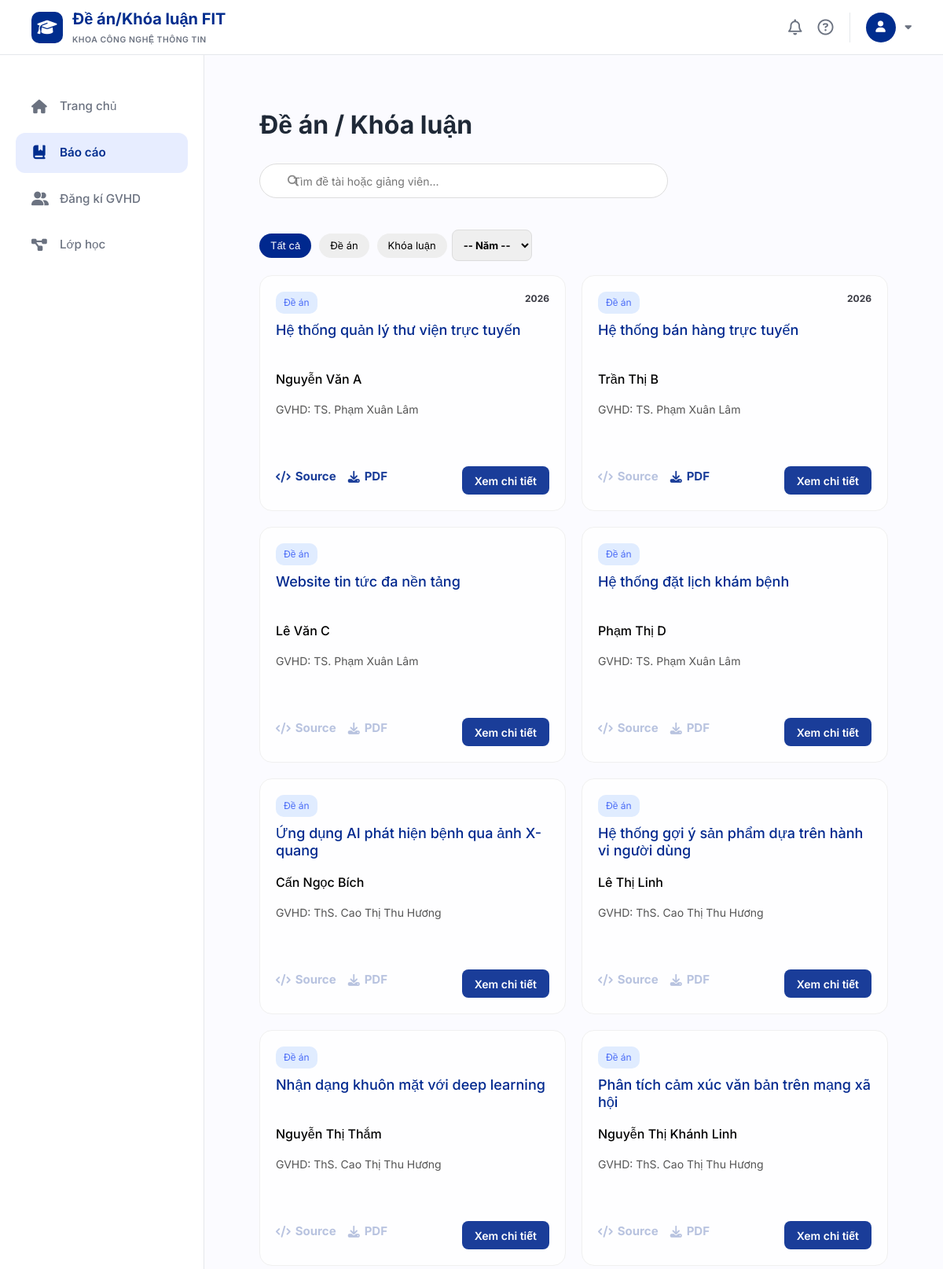
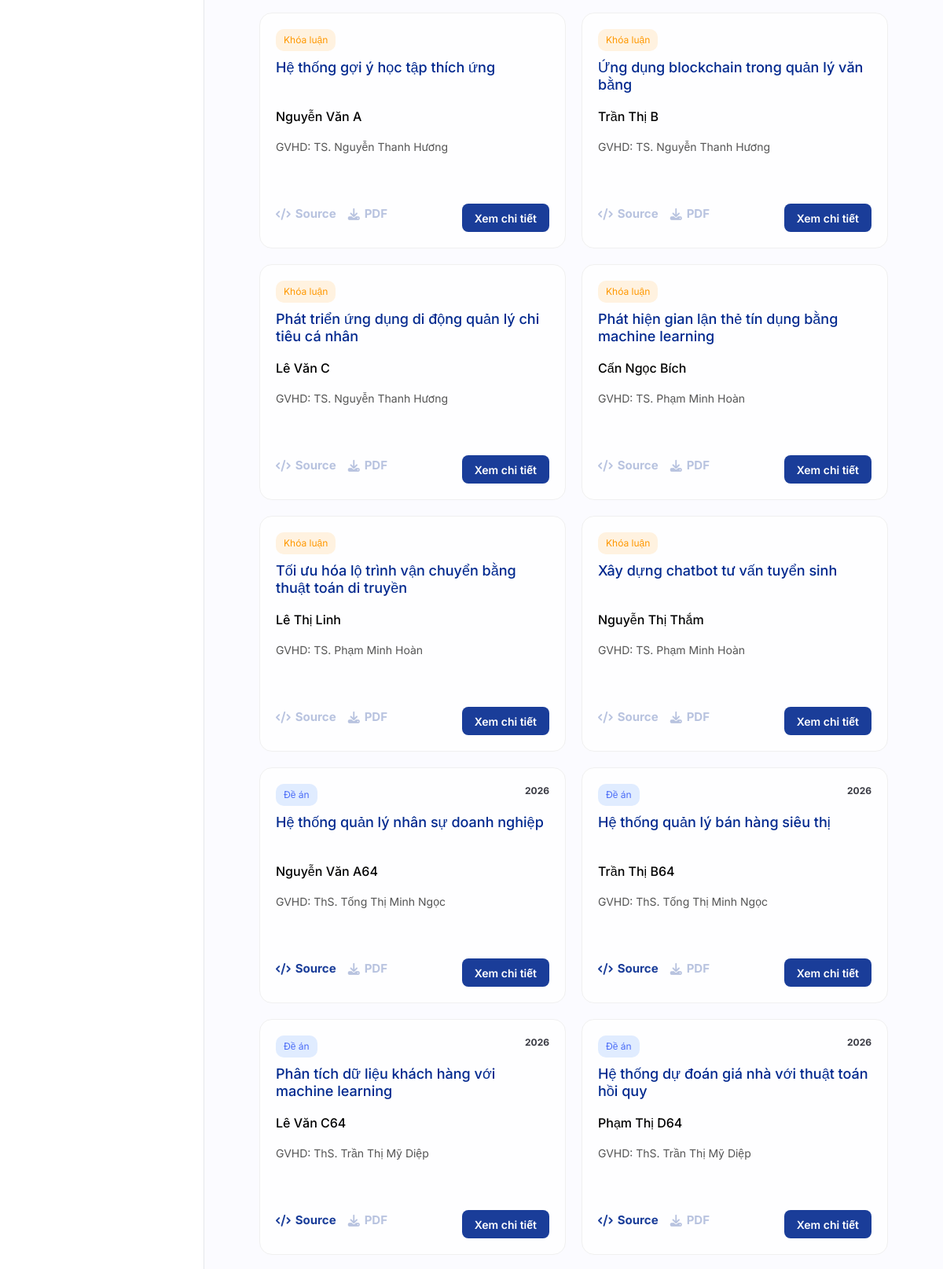
The app's page /theses-projects (upper part) with its own data (2 pictures, top to bottom).
### tables this page shows
CREATE TABLE published_reports (
    id INTEGER PRIMARY KEY AUTOINCREMENT,
    student_id INTEGER NOT NULL,
    class_id INTEGER NOT NULL,
    topic_id INTEGER NOT NULL,
    file_url VARCHAR(500),
    source_code_url VARCHAR(500),
    published_at DATETIME DEFAULT CURRENT_TIMESTAMP,
    FOREIGN KEY (student_id) REFERENCES students(id),
    FOREIGN KEY (class_id) REFERENCES classes(id),
    FOREIGN KEY (topic_id) REFERENCES topics(id)
);

CREATE TABLE course_types (
    id INTEGER PRIMARY KEY AUTOINCREMENT,
    type_name VARCHAR(50) NOT NULL UNIQUE
);

CREATE TABLE topics (
    id INTEGER PRIMARY KEY AUTOINCREMENT,
    student_id INTEGER NOT NULL,
    class_id INTEGER NOT NULL,
    title VARCHAR(500) NOT NULL,
    description TEXT,
    created_at DATETIME DEFAULT CURRENT_TIMESTAMP,
    updated_at DATETIME DEFAULT CURRENT_TIMESTAMP,
    FOREIGN KEY (student_id) REFERENCES students(id),
    FOREIGN KEY (class_id) REFERENCES classes(id)
);

CREATE TABLE users (
    id INTEGER PRIMARY KEY AUTOINCREMENT,
    email VARCHAR(100) NOT NULL UNIQUE,
    password VARCHAR(255) NOT NULL,
    full_name VARCHAR(100) NOT NULL,
    role VARCHAR(20) NOT NULL CHECK (role IN ('student', 'lecturer')),
    phone VARCHAR(20),
    created_at DATETIME DEFAULT CURRENT_TIMESTAMP
);

### app/student/thesis/routes.py (the view)
@thesis_bp.route("/theses-projects")
def thesesprojects():
    q = request.args.get("q", "")
    year = request.args.get("year", "")
    type_ = request.args.get("type", "all")
    conn = get_db()
    cursor = conn.cursor()
    years = cursor.execute("""
        SELECT DISTINCT strftime('%Y', published_at) as year
        FROM published_reports
        ORDER BY year DESC
    """).fetchall()
    sql = """
    SELECT
        topics.id,
        topics.title,
        topics.description,
        classes.class_code,
        courses.course_name,
        course_types.type_name,
        users.full_name AS lecturer_name,

        u2.full_name AS student_name,
        students.id AS student_code,

        -- lấy từ published_reports
        published_reports.published_at,
        published_reports.file_url,
        published_reports.source_code_url

    FROM topics

    JOIN classes ON topics.class_id = classes.id
    JOIN courses ON classes.course_id = courses.id
    JOIN course_types ON courses.course_type_id = course_types.id
    JOIN lecturers ON classes.lecturer_id = lecturers.id
    JOIN users ON lecturers.user_id = users.id

    JOIN students ON topics.student_id = students.id
    JOIN users u2 ON students.user_id = u2.id

    LEFT JOIN published_reports
        ON published_reports.topic_id = topics.id

    WHERE (topics.title LIKE ? OR users.full_name LIKE ?)
    """
    params = [f"%{q}%", f"%{q}%"]
    if year:
        sql += " AND strftime('%Y', published_reports.published_at) = ?"
        params.append(year)
    if type_ == "project":
        sql += " AND course_types.type_name = 'Đề án'"
    elif type_ == "thesis":
        sql += " AND course_types.type_name = 'Khóa luận'"
    rows = cursor.execute(sql, params).fetchall()
    conn.close()
    return render_template(
        "student/theses.html",
        theses=rows,
        q=q,
        year=year,
        type=type_,
        years=years
    )

### app/database.py (called while the page is built)
def get_db():
    conn = sqlite3.connect(DB_PATH)
    conn.row_factory = sqlite3.Row
    return conn

### templates/student/theses.html (shortened to what this page needs)
{% extends "student/base.html" %}
{% block styles %}
<link rel="stylesheet" href="{{ url_for('static', filename='theses.css') }}">
{% endblock %}
{% block content %}
<div class="theses-container">
    <h2 class="page-title">Đề án / Khóa luận</h2>
    <form method="get">
        <div class="search-box">
            <span class="icon"><i class="fa-solid fa-magnifying-glass"></i></span>
            <input name="q" value="{{ q }}" placeholder="Tìm đề tài hoặc giảng viên...">
        </div>
        <div class="top-bar">
            <div class="tabs">
                <button name="type" value="all" class="tab {{ 'active' if type=='all' else '' }}">
                    Tất cả
                </button>
                <button name="type" value="project" class="tab {{ 'active' if type=='project' else '' }}">
                    Đề án
                </button>
                <button name="type" value="thesis" class="tab {{ 'active' if type=='thesis' else '' }}">
                    Khóa luận
                </button>
            </div>
            <select name="year" onchange="this.form.submit()">
                <option value="">-- Năm --</option>
            </select>
        </div>
    </form>
    <div class="list">
    {% for t in theses %}
    <div class="card">
        <div class="year">
            {{ t["published_at"][:4] if t["published_at"] else "" }}
        </div>
        <div class="type {{ 'project' if t['type_name']=='Đề án' else 'thesis' }}">
            {{ t["type_name"] }}
        </div>
        <h3 class="title">{{ t["title"] }}</h3>
        <p class="student" style="color: black; font-weight: 500;">{{ t["student_name"] }}</p>
        <p class="lecturer">GVHD: {{ t["lecturer_name"] }}</p>
        <div class="actions">
            {% if session.get('role') == 'lecturer' %}
                <div class="admin-controls">
                    <a href="{{ url_for('thesis.edit_thesis', topic_id=t['id']) }}" class="btn-update">
                        Chỉnh sửa
                    </a>
                    <form action="{{ url_for('thesis.delete_thesis', topic_id=t['id']) }}" method="POST" class="delete-form">
                        <button type="submit" class="btn-delete" onclick="return confirm('Bạn có chắc chắn muốn xóa?');">
                            <i class="fa-solid fa-trash"></i> Xóa
                        </button>
                    </form>
                    <a href="/theses/{{ t['id'] }}" class="btn-detail-small">
                        Xem chi tiết
                    </a>
                </div>
            {% else %}
                <div class="student-controls">
                    <a href="{{ t['source_code_url'] or '#' }}" class="link {{ 'disabled' if not t['source_code_url'] else '' }}">
                        <i class="fa-solid fa-code"></i> Source
                    </a>
                    <a href="{{ t['file_url'] or '#' }}" class="link {{ 'disabled' if not t['file_url'] else '' }}">
                        <i class="fa-solid fa-download"></i> PDF
                    </a>
                    <a href="/theses/{{ t['id'] }}" class="detail-btn">Xem chi tiết</a>
                </div>
            {% endif %}
        </div>
    </div>
    {% endfor %}
</div>
{% endblock %}

### static/theses.css (style rules this page uses)
* { margin: 0; padding: 0; box-sizing: border-box; font-family: "Segoe UI", sans-serif; }
body { background: #FBF8FF; padding: 30px; }
.page-title { color: #00288E; margin-bottom: 15px; }
.search-box { position: relative; margin-bottom: 40px; }
.search-box input { width: 100%; padding: 18px 20px 18px 56px; border-radius: 16px; border: 1px solid var(--border-color); background: #F4F5F9; font-size: 1rem; outline: none; transition: var(--transition); }
.search-box .icon { position: absolute; left: 20px; top: 50%; transform: translateY(-50%); color: var(--text-muted); }
.top-bar { display: flex; justify-content: space-between; align-items: center; margin-bottom: 20px; }
.tabs { display: flex; gap: 10px; }
.tab { padding: 6px 14px; border-radius: 20px; border: none; background: #eee; cursor: pointer; font-size: 13px; }
.tab.active { background: #00288E; color: white; }
select { padding: 10px 10px; border-radius: 8px; border: 1px solid #ddd; font-size: 13px; font-weight: bold; color: #000000; }
.list { display: grid; grid-template-columns: repeat(auto-fill, minmax(300px, 1fr)); gap: 20px; align-items: stretch; align-items: start; }
.card { background: #FEFEFF; border-radius: 16px; padding: 20px; border: 1px solid #f0f0f0; position: relative; display: flex; flex-direction: column; min-height: 300px; overflow: hidden; }
.year { position: absolute; top: 20px; right: 20px; font-size: 12px; color: #3B3C45; font-weight: bold; }
.type { display: inline-block; width: fit-content; font-size: 11px; padding: 4px 8px; border-radius: 8px; margin-bottom: 8px; }
.title { font-size: 16px; margin-bottom: 6px; color: #222; display: -webkit-box; -webkit-line-clamp: 2; -webkit-box-orient: vertical; overflow: hidden; text-overflow: ellipsis; height: 2.8em; }
.lecturer { font-size: 14px; color: #555; margin-bottom: 4px; white-space: nowrap; overflow: hidden; text-overflow: ellipsis; }
.actions { margin-top: auto; display: flex; justify-content: space-between; align-items: center; padding-top: 15px; }
.card .actions a.link { text-decoration: none !important; font-size: 15px; font-weight: bold; color: #1A3D99 !important; }
.card .actions a.link.disabled { opacity: 0.3; pointer-events: none; }
.detail-btn { margin-top: 10px; text-align: center; padding: 8px; border-radius: 10px; background: #00288E; color: white; text-decoration: none; font-size: 13px; }
.project { background: #e0ecff; color: #4a6cf7; }
.thesis { background: #fff2e0; color: #ff9800; }
.title { font-size: 18px; color: #00288E; margin-bottom: 10px; }
.type { display: inline-block; padding: 5px 10px; border-radius: 10px; font-size: 12px; margin-bottom: 10px; }
.student-controls { display: flex; align-items: center; justify-content: flex-start; gap: 15px; margin-top: auto; width: 100%; }
.student-controls .link, .student-controls .detail-btn { display: inline-flex; align-items: center; justify-content: center; height: 36px; text-decoration: none; font-size: 14px; font-weight: 600; transition: all 0.2s; }
.student-controls .link { color: #1A3D99; gap: 6px; }
.student-controls .detail-btn { background: #1A3D99; color: white; padding: 0 16px; border-radius: 8px; margin-left: auto; }
* { box-sizing: border-box; margin: 0; padding: 0; font-family: 'Segoe UI', sans-serif; }
body { background: #f4f6fb; color: #333; }
.page-title { font-size: 28px; font-weight: 700; margin-bottom: 20px; }
.top-bar { display: flex; align-items: center; justify-content: flex-start; gap: 6px; margin-bottom: 18px; }
.search-box { position: relative; width: 520px; }
.search-box input { width: 100%; height: 44px; padding: 0 16px 0 42px; border-radius: 999px; border: 1px solid #ddd; font-size: 14px; background: #fff; }
.search-box i { position: absolute; left: 16px; top: 50%; transform: translateY(-50%); color: #888; font-size: 14px; }

### templates/student/theses.html (style rules this page uses)
.theses-container { max-width: 1000px; margin: 0 auto; }
.page-title { font-size: 2rem; font-weight: 700; margin-bottom: 30px; color: #1F2937; }

### templates/student/base.html (style rules this page uses)
:root { --primary-color: #002D8E; --primary-light: #E7EDFF; --bg-page: #FBFBFF; --white: #FFFFFF; --text-dark: #1F2937; --text-muted: #6B7280; --border-color: #E5E7EB; --sidebar-width: 260px; --header-height: 70px; --shadow: 0 4px 12px rgba(0, 0, 0, 0.05); --transition: all 0.3s ease; }
* { margin: 0; padding: 0; box-sizing: border-box; font-family: 'Inter', sans-serif; }
body { background-color: var(--bg-page); color: var(--text-dark); min-height: 100vh; display: flex; flex-direction: column; }

### records on screen
published_reports: published_at "2026", type_name "Đề án", title "Hệ thống quản lý thư viện trực tuyến", student_name "Nguyễn Văn A", lecturer_name "TS. Phạm Xuân Lâm"
published_reports: published_at "2026", type_name "Đề án", title "Hệ thống bán hàng trực tuyến", student_name "Trần Thị B", lecturer_name "TS. Phạm Xuân Lâm"
topics: type_name "Đề án", title "Website tin tức đa nền tảng", student_name "Lê Văn C", lecturer_name "TS. Phạm Xuân Lâm"
topics: type_name "Đề án", title "Hệ thống đặt lịch khám bệnh", student_name "Phạm Thị D", lecturer_name "TS. Phạm Xuân Lâm"
topics: type_name "Đề án", title "Ứng dụng AI phát hiện bệnh qua ảnh X-quang", student_name "Cấn Ngọc Bích", lecturer_name "ThS. Cao Thị Thu Hương"
topics: type_name "Đề án", title "Hệ thống gợi ý sản phẩm dựa trên hành vi người dùng", student_name "Lê Thị Linh", lecturer_name "ThS. Cao Thị Thu Hương"
topics: type_name "Đề án", title "Nhận dạng khuôn mặt với deep learning", student_name "Nguyễn Thị Thắm", lecturer_name "ThS. Cao Thị Thu Hương"
topics: type_name "Đề án", title "Phân tích cảm xúc văn bản trên mạng xã hội", student_name "Nguyễn Thị Khánh Linh", lecturer_name "ThS. Cao Thị Thu Hương"
topics: type_name "Khóa luận", title "Hệ thống gợi ý học tập thích ứng", student_name "Nguyễn Văn A", lecturer_name "TS. Nguyễn Thanh Hương"
topics: type_name "Khóa luận", title "Ứng dụng blockchain trong quản lý văn bằng", student_name "Trần Thị B", lecturer_name "TS. Nguyễn Thanh Hương"
topics: type_name "Khóa luận", title "Phát triển ứng dụng di động quản lý chi tiêu cá nhân", student_name "Lê Văn C", lecturer_name "TS. Nguyễn Thanh Hương"
topics: type_name "Khóa luận", title "Phát hiện gian lận thẻ tín dụng bằng machine learning", student_name "Cấn Ngọc Bích", lecturer_name "TS. Phạm Minh Hoàn"
topics: type_name "Khóa luận", title "Tối ưu hóa lộ trình vận chuyển bằng thuật toán di truyền", student_name "Lê Thị Linh", lecturer_name "TS. Phạm Minh Hoàn"
topics: type_name "Khóa luận", title "Xây dựng chatbot tư vấn tuyển sinh", student_name "Nguyễn Thị Thắm", lecturer_name "TS. Phạm Minh Hoàn"
published_reports: published_at "2026", type_name "Đề án", title "Hệ thống quản lý nhân sự doanh nghiệp", student_name "Nguyễn Văn A64", lecturer_name "ThS. Tống Thị Minh Ngọc"
published_reports: published_at "2026", type_name "Đề án", title "Hệ thống quản lý bán hàng siêu thị", student_name "Trần Thị B64", lecturer_name "ThS. Tống Thị Minh Ngọc"
published_reports: published_at "2026", type_name "Đề án", title "Phân tích dữ liệu khách hàng với machine learning", student_name "Lê Văn C64", lecturer_name "ThS. Trần Thị Mỹ Diệp"
published_reports: published_at "2026", type_name "Đề án", title "Hệ thống dự đoán giá nhà với thuật toán hồi quy", student_name "Phạm Thị D64", lecturer_name "ThS. Trần Thị Mỹ Diệp"
